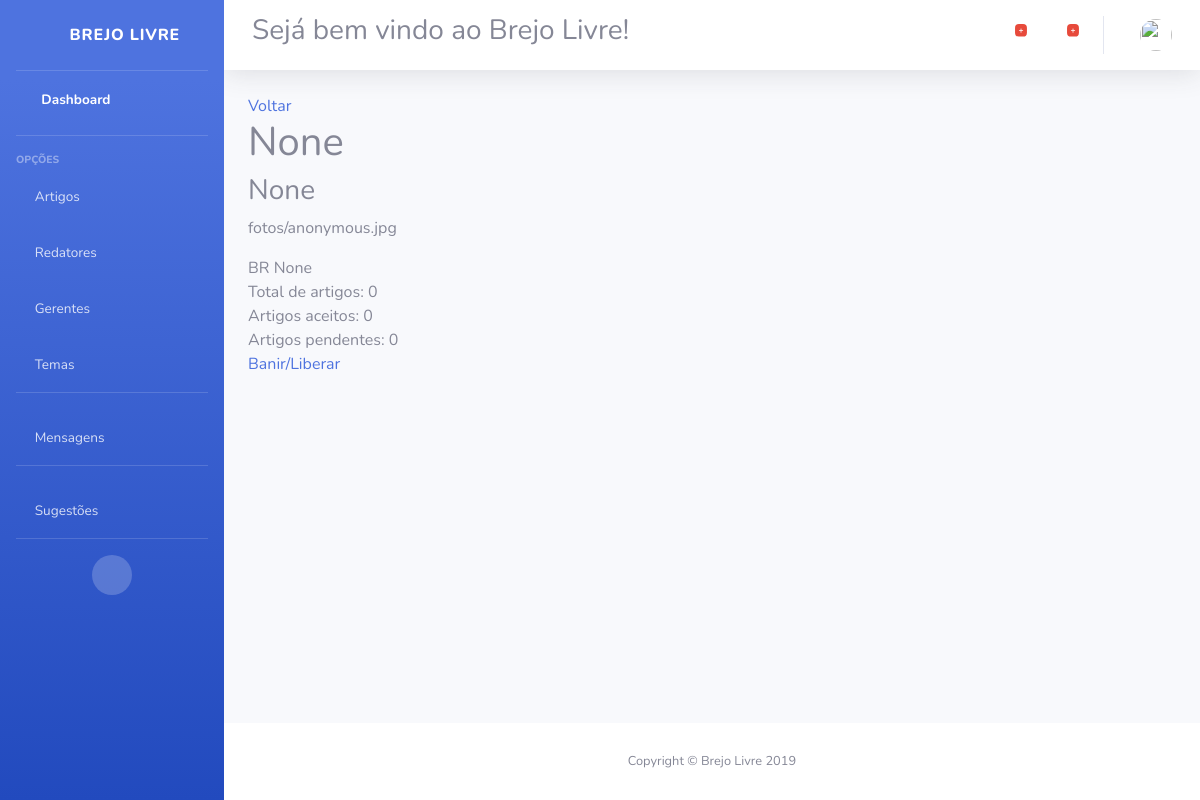
The page /dashboard/redator/5 (signed in) on the database its author committed.
### home/models.py (models this page shows, shortened)
class Redator(models.Model):
	login_senha = models.OneToOneField(User, related_name="usuario",on_delete=models.PROTECT)
	nome_completo = models.CharField(max_length=255, null=True, verbose_name = "Nome completo")
	data_criacao = models.DateField(("Date"), default=datetime.date.today)
	facebook = models.CharField(max_length=255, null=True, verbose_name = "Link do Facebook")
	twitter = models.CharField(max_length=255, null=True, verbose_name = "Link do Twitter")
	github = models.CharField(max_length=255, null=True, verbose_name = "Link do GitHub")
	instagram = models.CharField(max_length=255, null=True, verbose_name = "Link do Instagram")
	logo = models.FileField(upload_to='fotos', blank=False, null=True, default='fotos/anonymous.jpg', verbose_name = "Foto Perfil")
	pais = models.CharField(max_length=5, default="BR", null=True,  verbose_name = "País, sigla (BR,EUA,CH) ")
	estado = models.CharField(max_length=4, blank=False, null=False, verbose_name = "Estado")
	cidade = models.CharField(max_length=80, blank=False, null=False, verbose_name = "Cidade")
	descricao = models.TextField(max_length=255, null=True, verbose_name = "Descrição")
	telefone = models.CharField(max_length=50, blank=False, null=False, verbose_name = "Telefone (XX)XXXX-XXXX")
	ativo = models.BooleanField(default=True)
	status = models.CharField(max_length=2, default=1)
	def all_artigos(self):
		return Artigo.objects.filter(redator=self).count()
	def aceitos_artigos(self):
		return Artigo.objects.filter(redator=self, ativo=True).count()
	def negados_artigos(self):
		return Artigo.objects.filter(redator=self, ativo=False).count()

### redator/views.py (the view)
# urls.py: path('redator/<int:pk>', RedatorDetail.as_view(), name="redator"),
class RedatorDetail(LoginRequiredMixin,DetailView):
    login_url = '/login/'
    model = Redator
    template_name = 'redator/redator_detail.html'
    def get_context_data(self, **kwargs):
        context = super(RedatorDetail, self).get_context_data(**kwargs)
        return context

### redator/templates/redator/redator_detail.html (shortened to what this page needs)
{% extends "dashboard/base.html" %}
{% load static %}
{% block main %}
        <a href="/dashboard/redatores/">Voltar</a>
        <h1>{{ object.nome_completo }}</h1>
        <h3>{{ object.facebook }}</h3>
        <p>{{ object.logo }}</p>
        {{ object.pais }}
        {{ object.descricao }}
        <br>
        Total de artigos: {{ object.all_artigos }}<br>
        Artigos aceitos: {{ object.aceitos_artigos }}<br>
        Artigos pendentes: {{ object.negados_artigos }}<br>
        <a href="{% url 'ban_redator' object.pk %}">Banir/Liberar</a>
{% endblock %}

### rows shown on the page
Redator: nome_completo "None", facebook "None", logo "fotos/anonymous.jpg", pais "BR", descricao "None", all_artigos "0", aceitos_artigos "0", negados_artigos "0"
